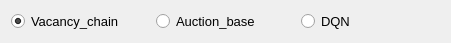
  <widget class="QWidget" name="horizontalLayoutWidget_5">
   <property name="geometry">
    <rect>
     <x>20</x>
     <y>660</y>
     <width>451</width>
     <height>41</height>
    </rect>
   </property>
   <property name="font">
    <font>
     <pointsize>10</pointsize>
    </font>
   </property>
   <layout class="QHBoxLayout" name="horizontalLayout_5">
    <item>
     <widget class="QRadioButton" name="prediction">
      <property name="font">
       <font>
        <pointsize>10</pointsize>
       </font>
      </property>
      <property name="focusPolicy">
       <enum>Qt::NoFocus</enum>
      </property>
      <property name="text">
       <string>Vacancy_chain</string>
      </property>
      <property name="checked">
       <bool>true</bool>
      </property>
     </widget>
    </item>
    <item>
     <widget class="QRadioButton" name="market_base">
      <property name="font">
       <font>
        <pointsize>10</pointsize>
       </font>
      </property>
      <property name="focusPolicy">
       <enum>Qt::NoFocus</enum>
      </property>
      <property name="layoutDirection">
       <enum>Qt::LeftToRight</enum>
      </property>
      <property name="text">
       <string>Auction_base</string>
      </property>
     </widget>
    </item>
    <item>
     <widget class="QRadioButton" name="DQN">
      <property name="font">
       <font>
        <pointsize>10</pointsize>
       </font>
      </property>
      <property name="text">
       <string>DQN</string>
      </property>
     </widget>
    </item>
   </layout>
  </widget>
